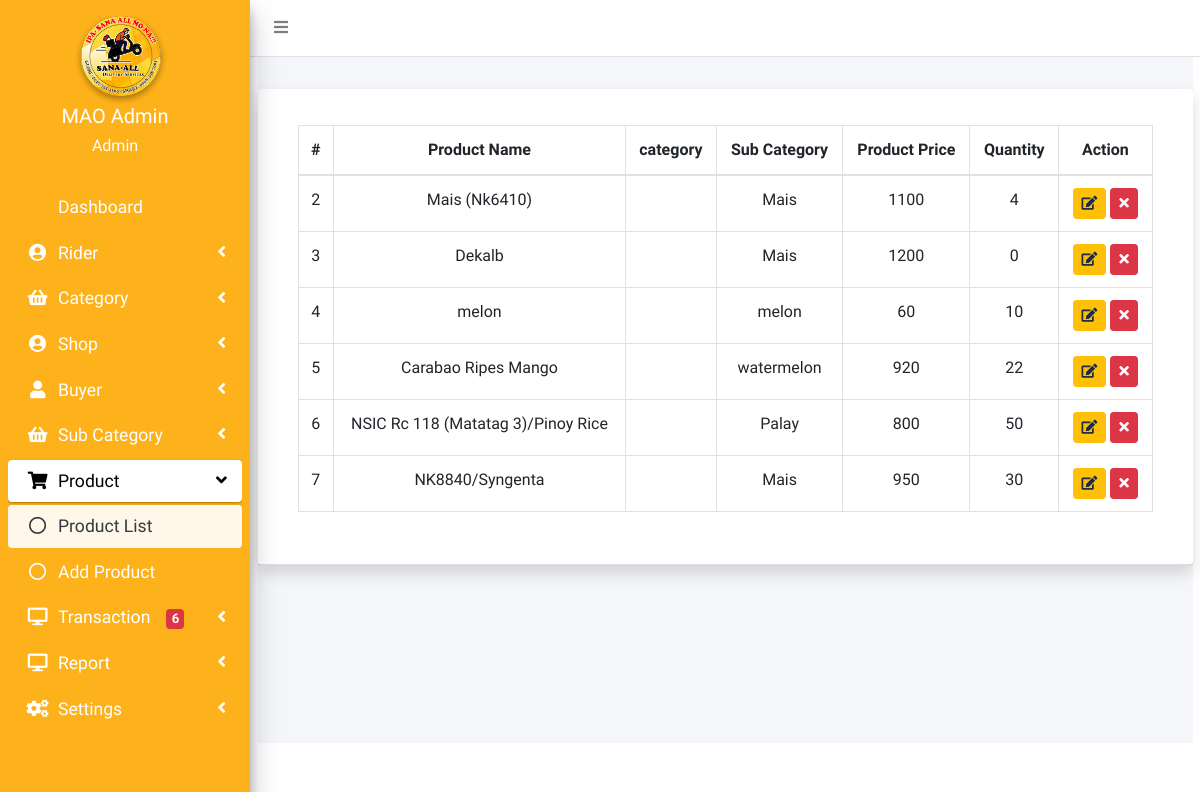
The app's page /admin/product.php (signed in), older data.
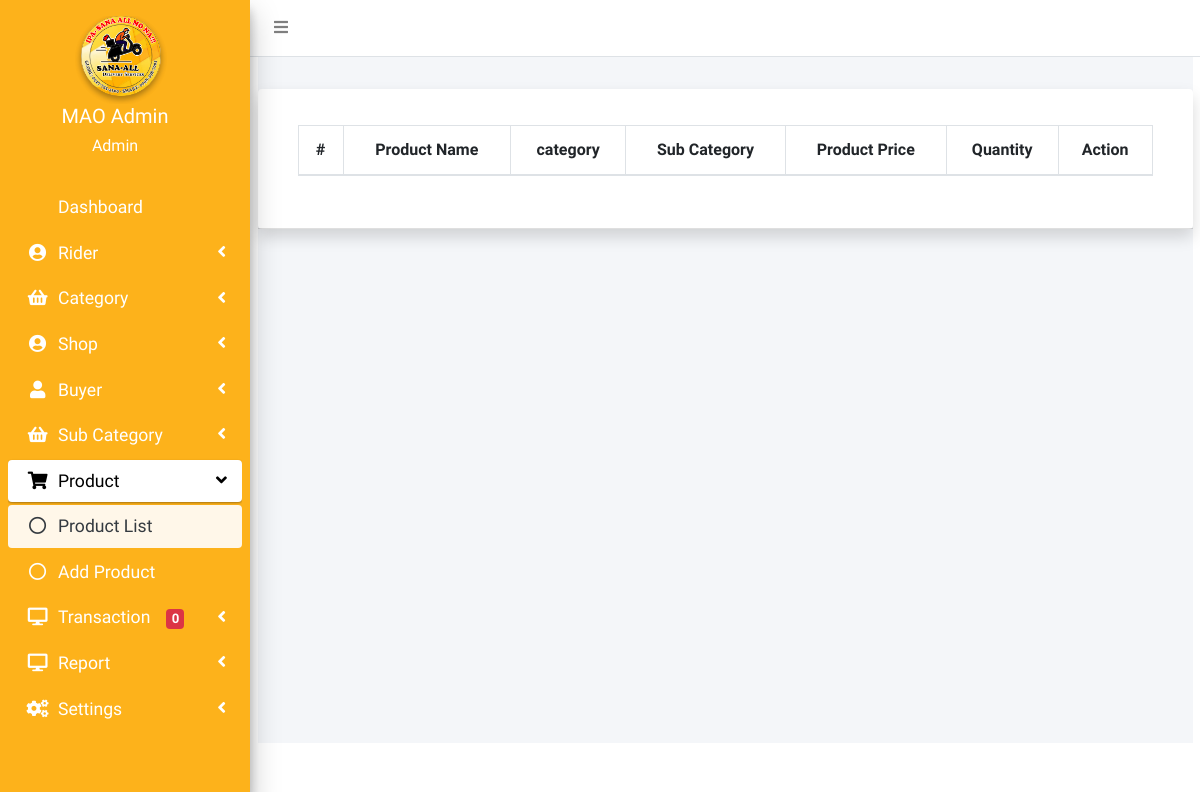
The same page, newer data.
### tables this page shows
CREATE TABLE `products` (
  `id` int(11) NOT NULL,
  `farmer_id` int(11) NOT NULL,
  `category` int(11) NOT NULL,
  `subCategory_id` int(11) NOT NULL,
  `productName` varchar(255) NOT NULL,
  `productPrice` int(11) NOT NULL,
  `productPriceBeforeDiscount` int(11) NOT NULL,
  `quantity` int(50) NOT NULL,
  `productDescription` longtext NOT NULL,
  `photo1` varchar(255) DEFAULT NULL,
  `photo2` varchar(255) DEFAULT NULL,
  `shippingCharge` int(11) NOT NULL,
  `productAvailability` varchar(255) DEFAULT NULL,
  `postingDate` timestamp NULL DEFAULT current_timestamp()
);

CREATE TABLE `subcategory` (
  `id` int(11) NOT NULL,
  `farmer_id` int(11) NOT NULL,
  `categoryid` int(11) DEFAULT NULL,
  `subcategory` varchar(255) DEFAULT NULL
);

### admin/product.php (the view, shortened to what the changed rows need)
<?php include('include/session.php')?>
<?php include('include/header.php')?>
<?php include('include/sidebar.php')?>
<?php include('include/menubar.php')?>
  <div class="content-wrapper">
        <section class="content-header">
            <h1 class="h3 mb-4 text-gray">Product List</h1>
        </section>
                    <div class="card shadow mb-4">
                        <div class="card-header py-3">
                        	<div class="row">
                        	<div class="col">
                        <div class="card-body">
                        <div class="table-responsive">
                                <table class="table table-bordered text-center" id="example1" width="100%" cellspacing="0">
                                    <thead>
                                        <tr>
                                            <th>#</th>
                                            <th>Product Name</th>
                                            <th>category</th>
                                            <th>Sub Category</th>
                                            <th>Product Price</th>
                                            <th>Quantity</th>
                                            <th>Action</th>
                                        </tr>
                                    </thead>
                                    <tbody>
                    <?php
                    $sql = "SELECT *, products.id AS pid FROM products
                     LEFT JOIN subcategory ON subcategory.id =  products.subCategory_id
                     LEFT JOIN shops ON shops.id =  products.shop_id
                     LEFT JOIN category ON category.id=shops.shop_category ";
                    $query = mysqli_query($conn, $sql);
                    $c=1;
                    while ($row = mysqli_fetch_assoc($query))
                    {
                        $c++;
                    ?>
                        <tr>
                        <td><?php echo $c;?> </td>
                        <td><?php echo $row['productName'];?></td>
                        <td><?php echo $row['categoryName'];?></td>
                        <td><?php echo $row['subcategory'];?></td>
                        <td><?php echo $row['productPrice']?></td>
                        <td><?php echo $row['quantity']?></td>
                    <div align="center">
                    <td>
                    <a  name="edit" href="update_product.php?id=<?php echo $row['pid']?>" class="btn btn-warning btn-circle btn-sm" ><i class="fas fa-edit"></i></a>
                    <a  name="delete" onclick="return confirm('Are you sure you want to go to delete this Product?')" href="crud/delete_product.php?id=<?php echo $row['pid']?>"  class="btn btn-danger btn-circle btn-sm delete_button" ><i class="fas fa-times"></i></button>
                    </div>
                    <?php
                            }
                    ?>
                        </tr>
                                    </tbody>
                                </table>
                            </div>
                        </div>
                        </div>
                    </div>
    </div>
</div>
<?php include 'include/footer.php' ?>
</body>
</html>

### admin/include/sidebar.php (shortened to what the changed rows need)
<aside class="main-sidebar sidebar-dark-primary elevation-4" style="position:fixed;">
  <div class="sidebar">
    <nav class="my-3" style="font-size:17.6px; position:relative; top:-27px;">
      <ul class="nav nav-pills nav-sidebar flex-column" style="color:white;" data-widget="treeview" role="menu">
        <?php
        $sql = "SELECT
                o.order_id,
                c.customer_id,
                o.orderDate,
                o.total_q,
                o.total_p,
                o.orderStatus,
                o.paymentMethod
              FROM orders o
              JOIN customer c ON o.customer_id = c.id
              WHERE o.orderStatus NOT IN ('Delivered', 'Cancel', 'wait')";
        $query = $conn->query($sql);
        $result1 = $query->num_rows;
        ?>
        <li class="nav-item has-treeview">
          <a href="#" class="nav-link">
            <p>
              Transaction<span class="ml-3 badge badge-danger"><?php echo $result1 ?></span>
            </p>
          </a>
        </li>
      </ul>
    </nav>
  </div>
</aside>

Row changes from the older to the newer data that the page shows:
removed products: productName "Mais (Nk6410)", subCategory.subcategory "Mais", productPrice "1100", quantity "4"
removed products: productName "Dekalb", subCategory.subcategory "Mais", productPrice "1200", quantity "0"
removed products: productName "melon", subCategory.subcategory "melon", productPrice "60", quantity "10"
removed products: productName "Carabao Ripes Mango", subCategory.subcategory "watermelon", productPrice "920", quantity "22"
removed products: productName "NSIC Rc 118 (Matatag 3)/Pinoy Rice", subCategory.subcategory "Palay", productPrice "800", quantity "50"
removed products: productName "NK8840/Syngenta", subCategory.subcategory "Mais", productPrice "950", quantity "30"
Text that changed along with them:
$result1: "6" → "0"
